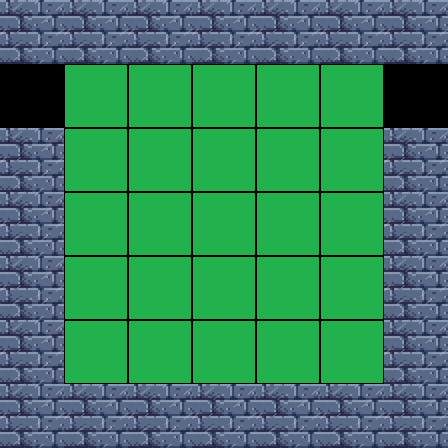

A level layout from a 2D game, rendered from its tile map. Below: a short description, then the map file with its tile-grid data intact:
An orthogonal 7x7 tile map with 64x64 px tiles, 1 tile layer (Tile Layer 1).

<map version="1.10" tiledversion="1.10.2" orientation="orthogonal" renderorder="right-down" width="7" height="7" tilewidth="64" tileheight="64" infinite="0" nextlayerid="2" nextobjectid="1">
 <tileset firstgid="1" source="tileset.tsx" />
 <layer id="1" name="Tile Layer 1" width="7" height="7">
  <data encoding="csv">
2,2,2,2,2,2,2,
0,1,1,1,1,1,0,
2,1,1,1,1,1,2,
2,1,1,1,1,1,2,
2,1,1,1,1,1,2,
2,1,1,1,1,1,2,
2,2,2,2,2,2,2
</data>
 </layer>
</map>